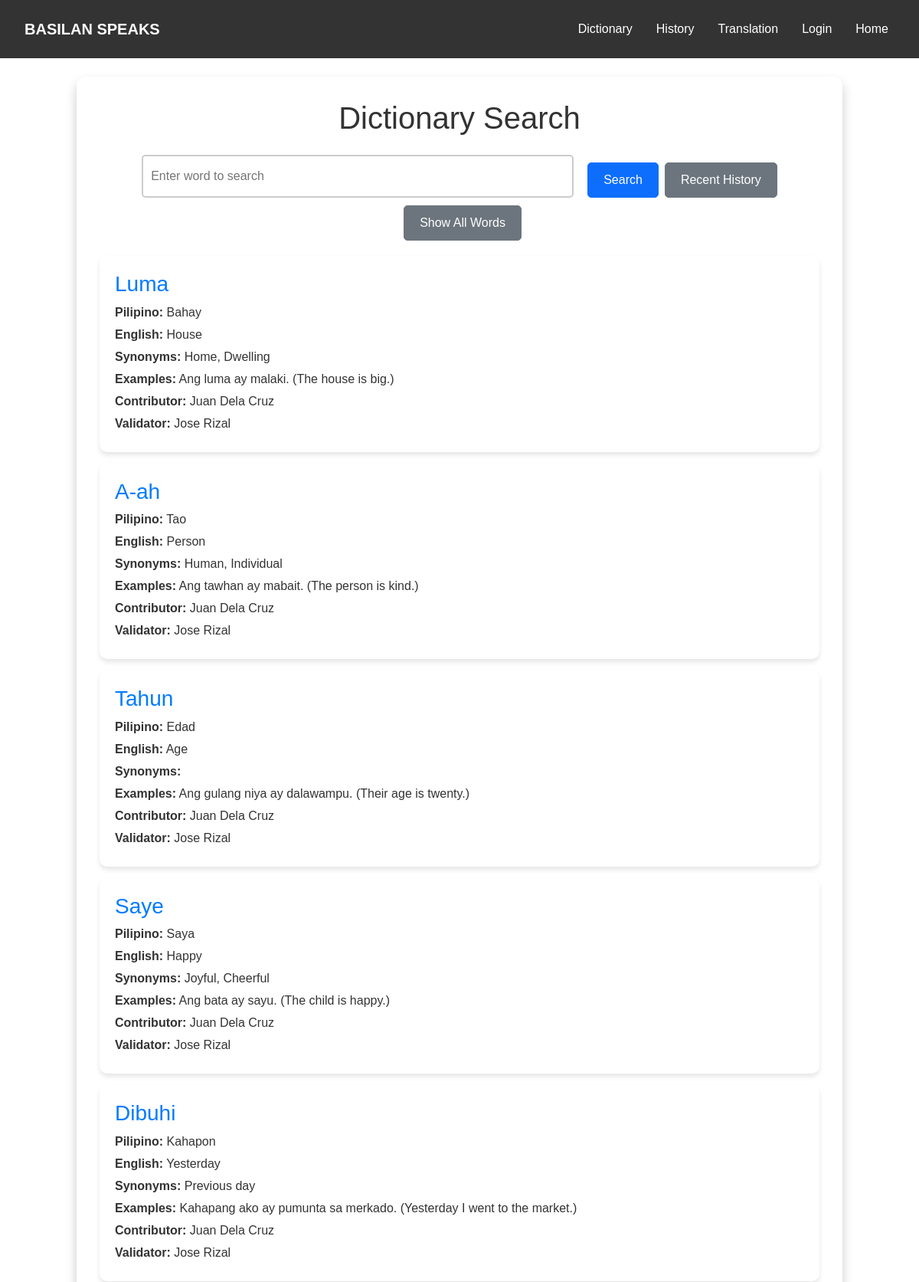
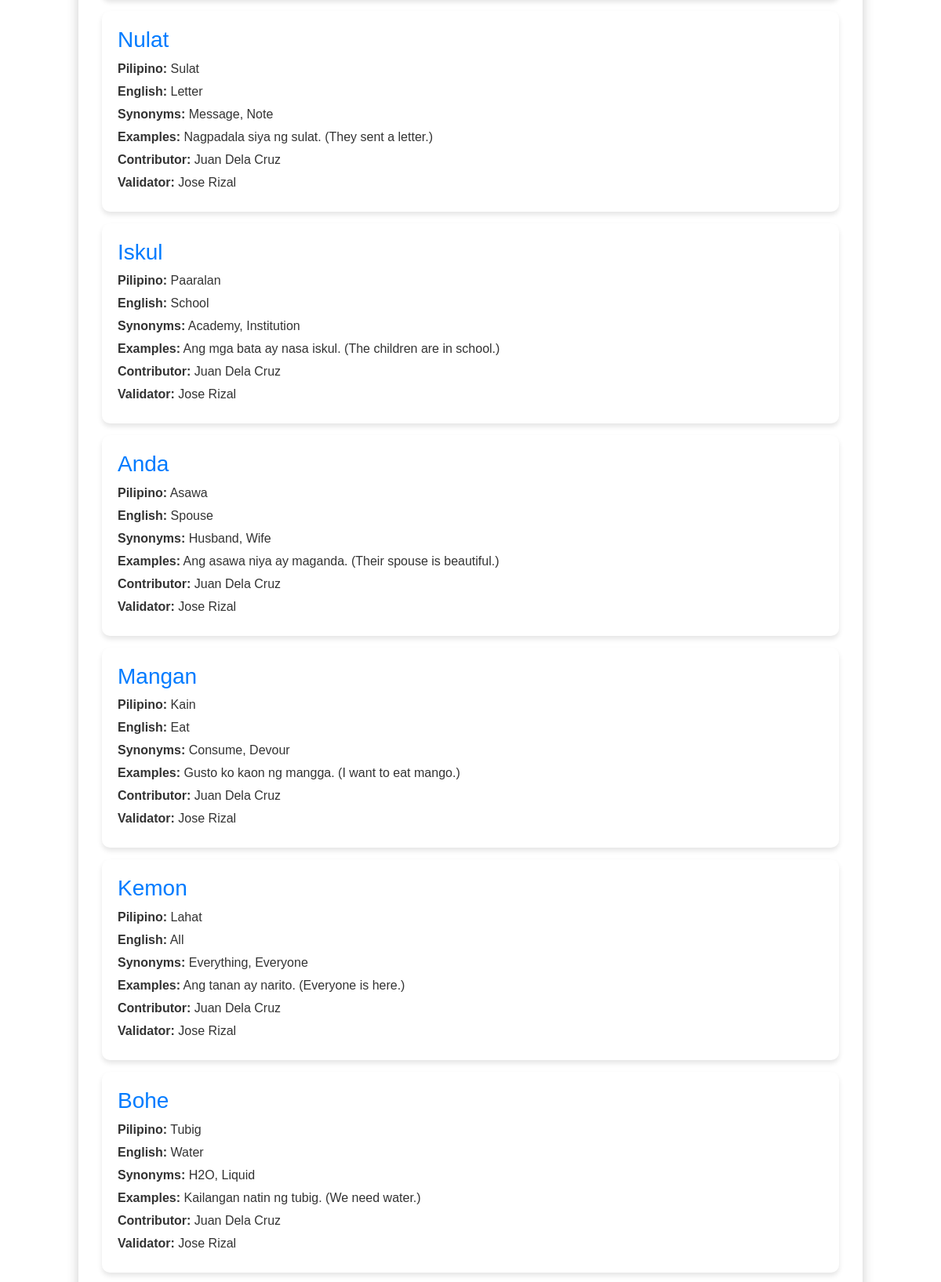
Page /no_dictionary.php (upper part) on the committed database (2 pictures, top to bottom).
### tables this page shows
CREATE TABLE `dictionary_entries` (
  `id` int(11) NOT NULL,
  `yakan_word` varchar(255) NOT NULL,
  `pilipino_word` varchar(255) NOT NULL,
  `english_word` varchar(255) NOT NULL,
  `synonyms` text DEFAULT NULL,
  `examples` text DEFAULT NULL,
  `submitted_by_contributor_id` int(11) NOT NULL,
  `validated_by_validator_id` int(11) DEFAULT NULL,
  `is_validated` tinyint(1) NOT NULL DEFAULT 0,
  `validation_timestamp` timestamp NULL DEFAULT NULL,
  `created_at` timestamp NOT NULL DEFAULT current_timestamp()
);

CREATE TABLE `contributors` (
  `id` int(11) NOT NULL,
  `full_name` varchar(255) NOT NULL,
  `username` varchar(255) NOT NULL,
  `password` varchar(255) NOT NULL,
  `created_at` timestamp NOT NULL DEFAULT current_timestamp()
);

CREATE TABLE `validators` (
  `id` int(11) NOT NULL,
  `full_name` varchar(255) NOT NULL,
  `username` varchar(255) NOT NULL,
  `password` varchar(255) NOT NULL,
  `created_at` timestamp NOT NULL DEFAULT current_timestamp()
);

### no_dictionary.php (the view, shortened to what this page needs)
<?php
require 'db.php';
$entries = [];
if (isset($_GET['search']) && !empty($_GET['search'])) {
    $search = "%" . $_GET['search'] . "%";
    $stmt = $db->prepare("
        SELECT de.*, c.full_name AS contributor_name, v.full_name AS validator_name
        FROM dictionary_entries de
        LEFT JOIN contributors c ON de.submitted_by_contributor_id = c.id
        LEFT JOIN validators v ON de.validated_by_validator_id = v.id
        WHERE de.yakan_word LIKE :search OR de.pilipino_word LIKE :search OR de.english_word LIKE :search
    ");
    $stmt->execute(['search' => $search]);
    $entries = $stmt->fetchAll(PDO::FETCH_ASSOC);
    if ($entries && isset($_SESSION['user_id'])) {
        $user_id = $_SESSION['user_id'];
        foreach ($entries as $entry) {
            log_search($user_id, $entry['id'], $db);
        }
    }
} else {
    $stmt = $db->query("
        SELECT de.*, c.full_name AS contributor_name, v.full_name AS validator_name
        FROM dictionary_entries de
        LEFT JOIN contributors c ON de.submitted_by_contributor_id = c.id
        LEFT JOIN validators v ON de.validated_by_validator_id = v.id
    ");
    $entries = $stmt->fetchAll(PDO::FETCH_ASSOC);
}
?>
<!DOCTYPE html>
<html lang="en">
<head>
    <link href="https://cdn.jsdelivr.net/npm/bootstrap@5.3.0/dist/css/bootstrap.min.css" rel="stylesheet">
</head>
<body>
<header>
    <nav class="navbar navbar-expand-lg navbar-dark">
        <div class="container-fluid">
            <a class="navbar-brand fw-bold" href="index.php">BASILAN SPEAKS</a>
            <div class="collapse navbar-collapse justify-content-end" id="navbarNav">
                <ul class="navbar-nav">
                    <li class="nav-item"><a class="nav-link" href="no_dictionary.php">Dictionary</a></li>
                    <li class="nav-item"><a class="nav-link" href="no_history.php">History</a></li>
                    <li class="nav-item"><a class="nav-link" href="no_translate.php">Translation</a></li>
                    <li class="nav-item"><a class="nav-link" href="selection.php">Login</a></li>
                    <li class="nav-item"><a class="nav-link" href="index.php">Home</a></li>
                </ul>
            </div>
        </div>
    </nav>
</header>
<main class="container-main">
    <h1 class="mb-4 text-center">Dictionary Search</h1>
    <form method="get" action="">
        <input type="text" name="search" placeholder="Enter word to search" value="<?= isset($_GET['search']) ? htmlspecialchars($_GET['search']) : '' ?>" required>
        <button type="submit" class="btn btn-primary ms-2">Search</button>
        <a href="recent_dictionary.php" class="btn btn-secondary ms-2">Recent History</a>
        <a href="dictionary.php" class="btn btn-secondary ms-2">Show All Words</a>
    </form>
    <?php if (!empty($entries)): ?>
        <?php foreach ($entries as $entry): ?>
            <div class="entry-card">
                <h3><?= htmlspecialchars($entry['yakan_word']) ?></h3>
                <p><strong>Pilipino:</strong> <?= htmlspecialchars($entry['pilipino_word']) ?></p>
                <p><strong>English:</strong> <?= htmlspecialchars($entry['english_word']) ?></p>
                <p><strong>Synonyms:</strong> <?= htmlspecialchars($entry['synonyms']) ?></p>
                <p><strong>Examples:</strong> <?= htmlspecialchars($entry['examples']) ?></p>
                <p><strong>Contributor:</strong> <?= htmlspecialchars($entry['contributor_name']) ?></p>
                <p><strong>Validator:</strong> <?= $entry['validator_name'] ? htmlspecialchars($entry['validator_name']) : 'Not Validated'; ?></p>
            </div>
        <?php endforeach; ?>
    <?php else: ?>
        <p class="text-center text-danger fw-bold">No results found.</p>
    <?php endif; ?>
</main>
</body>
</html>

### no_dictionary.php (style rules this page uses)
body { font-family: 'Arial', sans-serif; background: url('./uploads/translator.jpg') no-repeat center center fixed; background-size: cover; color: #333; margin: 0; padding-top: 70px; display: flex; flex-direction: column; min-height: 100vh; }
header { background: rgba(0, 0, 0, 0.8); padding: 10px 20px; position: fixed; top: 0; width: 100%; z-index: 1000; }
.navbar-nav .nav-link { color: white; margin-left: 15px; font-size: 16px; transition: color 0.3s; }
.container-main { flex: 1; background: rgba(255, 255, 255, 0.95); border-radius: 12px; box-shadow: 0 8px 15px rgba(0, 0, 0, 0.2); padding: 30px; margin: 30px auto; width: 90%; max-width: 1000px; }
form { display: flex; flex-wrap: wrap; justify-content: center; margin-bottom: 20px; }
input[type="text"] { padding: 10px; width: 60%; margin-right: 10px; border-radius: 5px; border: 2px solid #ccc; font-size: 16px; }
.btn-primary, .btn-secondary { padding: 10px 20px; border-radius: 5px; font-size: 16px; margin-top: 10px; }
.entry-card { background: white; margin: 15px 0; padding: 20px; border-radius: 10px; box-shadow: 0 4px 6px rgba(0, 0, 0, 0.1); }
.entry-card h3 { color: #007bff; }
.entry-card p { margin: 5px 0; }

### rows in the picture
dictionary_entries: yakan_word "Luma", pilipino_word "Bahay", english_word "House", synonyms "Home, Dwelling", examples "Ang luma ay malaki. (The house is big.)", submitted_by_contributor.full_name "Juan Dela Cruz", validated_by_validator.full_name "Jose Rizal"
dictionary_entries: yakan_word "A-ah", pilipino_word "Tao", english_word "Person", synonyms "Human, Individual", examples "Ang tawhan ay mabait. (The person is kind.)", submitted_by_contributor.full_name "Juan Dela Cruz", validated_by_validator.full_name "Jose Rizal"
dictionary_entries: yakan_word "Tahun", pilipino_word "Edad", english_word "Age", examples "Ang gulang niya ay dalawampu. (Their age is twenty.)", submitted_by_contributor.full_name "Juan Dela Cruz", validated_by_validator.full_name "Jose Rizal"
dictionary_entries: yakan_word "Saye", pilipino_word "Saya", english_word "Happy", synonyms "Joyful, Cheerful", examples "Ang bata ay sayu. (The child is happy.)", submitted_by_contributor.full_name "Juan Dela Cruz", validated_by_validator.full_name "Jose Rizal"
dictionary_entries: yakan_word "Dibuhi", pilipino_word "Kahapon", english_word "Yesterday", synonyms "Previous day", examples "Kahapang ako ay pumunta sa merkado. (Yesterday I went to the market.)", submitted_by_contributor.full_name "Juan Dela Cruz", validated_by_validator.full_name "Jose Rizal"
dictionary_entries: yakan_word "Nulat", pilipino_word "Sulat", english_word "Letter", synonyms "Message, Note", examples "Nagpadala siya ng sulat. (They sent a letter.)", submitted_by_contributor.full_name "Juan Dela Cruz", validated_by_validator.full_name "Jose Rizal"
dictionary_entries: yakan_word "Iskul", pilipino_word "Paaralan", english_word "School", synonyms "Academy, Institution", examples "Ang mga bata ay nasa iskul. (The children are in school.)", submitted_by_contributor.full_name "Juan Dela Cruz", validated_by_validator.full_name "Jose Rizal"
dictionary_entries: yakan_word "Anda", pilipino_word "Asawa", english_word "Spouse", synonyms "Husband, Wife", examples "Ang asawa niya ay maganda. (Their spouse is beautiful.)", submitted_by_contributor.full_name "Juan Dela Cruz", validated_by_validator.full_name "Jose Rizal"
dictionary_entries: yakan_word "Mangan", pilipino_word "Kain", english_word "Eat", synonyms "Consume, Devour", examples "Gusto ko kaon ng mangga. (I want to eat mango.)", submitted_by_contributor.full_name "Juan Dela Cruz", validated_by_validator.full_name "Jose Rizal"
dictionary_entries: yakan_word "Kemon", pilipino_word "Lahat", english_word "All", synonyms "Everything, Everyone", examples "Ang tanan ay narito. (Everyone is here.)", submitted_by_contributor.full_name "Juan Dela Cruz", validated_by_validator.full_name "Jose Rizal"
dictionary_entries: yakan_word "Bohe", pilipino_word "Tubig", english_word "Water", synonyms "H2O, Liquid", examples "Kailangan natin ng tubig. (We need water.)", submitted_by_contributor.full_name "Juan Dela Cruz", validated_by_validator.full_name "Jose Rizal"
